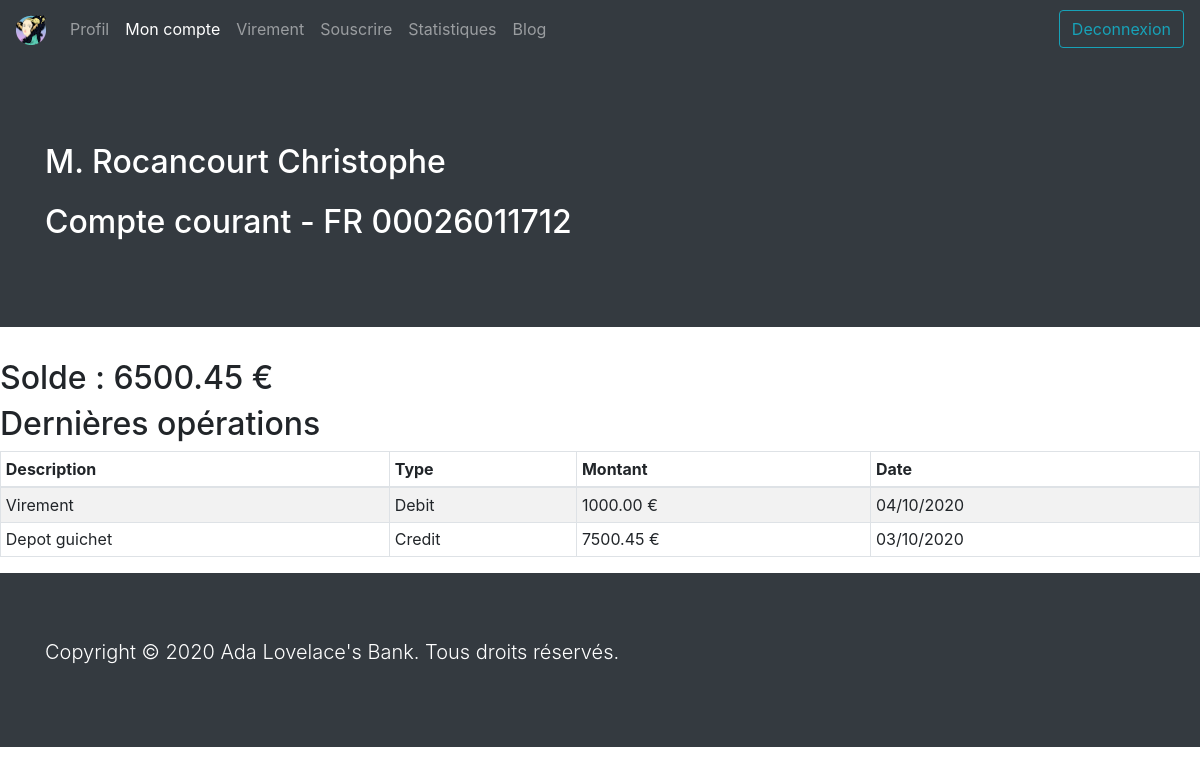
The page /account.php?account=2 (signed in) on the database its author committed.
### tables this page shows
CREATE TABLE alb_accounts (
		a_id TINYINT UNSIGNED NOT NULL AUTO_INCREMENT UNIQUE,
		a_user_id INT UNSIGNED NOT NULL,
		a_number VARCHAR(35) NOT NULL UNIQUE,
		a_type VARCHAR(30) NOT NULL,
		a_balance DECIMAL(11,2) NOT NULL,
		a_creation_date DATE NOT NULL,
		a_close_date DATE,
		PRIMARY KEY (a_id),
		CONSTRAINT fk_user_id
			FOREIGN KEY (a_user_id)
			REFERENCES alb_users(u_id)
	);

CREATE TABLE alb_transactions (
		t_id INT UNSIGNED NOT NULL AUTO_INCREMENT UNIQUE,
		t_account_id TINYINT UNSIGNED NOT NULL,
		t_description VARCHAR(50) NOT NULL,
		t_type VARCHAR(10) NOT NULL,
		t_amount DECIMAL(11,2) NOT NULL,
		t_date DATE NOT NULL,
		PRIMARY KEY (t_id),
		CONSTRAINT fk_account_id
			FOREIGN KEY (t_account_id)
			REFERENCES alb_accounts(a_id)
	);

### account.php (called while the page is built, shortened)
<?php
if(isset($_GET['account']) && !empty($_GET['account'])) {
  $accountId = htmlspecialchars($_GET['account']);
  require "model/accountModel.php";
  require "model/transactionModel.php";
  $db = dbConnect();
  $account = getAccount($db, $accountId);
  $transact = getTransact($db, $accountId);
}
$uName =($_SESSION['uName']);
$cnxState = 'Deconnexion';
$title = $account['a_type'] . " - " . $account['a_number'];
include "view/template/header.php";
require "view/accountView.php";
include "view/template/footer.php";

### model/accountModel.php (called while the page is built, shortened)
<?php
function getAccount($db, $accountId) {
    $query = $db->prepare("SELECT * FROM alb_accounts WHERE a_id = :accountId");
    $query->execute(["accountId" => $accountId]);
    return $query->fetch(PDO::FETCH_ASSOC);
}

### model/transactionModel.php (called while the page is built, shortened)
<?php
function getTransact($db, $accountId) {
    $query = $db->prepare("SELECT * FROM alb_transactions WHERE t_account_id = :accountId ORDER BY t_id DESC");
    $query->execute(["accountId" => $accountId]);
    return $query->fetchall(PDO::FETCH_ASSOC);
}

### view/accountView.php (the view)
<main class="table-responsive">
<h2>Solde : <?= $account['a_balance'] ?> €</h2>
<h2>Dernières opérations</h2>
<table class="table table-striped table-bordered table-sm">
    <thead>
    <tr>
        <th class="th-sm">Description</th>
        <th class="th-sm">Type</th>
        <th class="th-sm">Montant</th>
        <th class="th-sm">Date</th>
    </tr>
    </thead>
    <tbody>
    <?php foreach ($transact as $key => $value) { ?>
        <tr>
        <td><?= $value['t_description'] ?></td>
        <td><?= $value['t_type'] ?></td>
        <td><?= $value['t_amount'] ?> €</td>
        <td><?= date_format(date_create($value['t_date']),"d/m/Y") ?></td>
        </tr>
    <?php } ?>
    </tbody>
</table>
</main>

### view/template/header.php (shortened to what this page needs)
<!doctype html>
<html class="no-js" lang="fr">
<head>
  <link rel="stylesheet" href="https://stackpath.bootstrapcdn.com/bootstrap/4.5.2/css/bootstrap.min.css">
  <link rel="stylesheet" href="public/css/normalize.css">
  <link rel="stylesheet" href="public/css/main.css">
</head>
<body>
  <nav class="navbar navbar-expand-lg navbar-dark bg-dark">
    <a class="navbar-brand" href="index.php"><img src="public/img/ADA.png" width="30" height="30" alt=""></a>
    <div class="collapse navbar-collapse" id="navbarNavAltMarkup">
      <ul class="navbar-nav mr-auto">
        <li><a class="nav-link" href="profil.php">Profil</a></li>
        <li><a class="nav-link active" href="index.php">Mon compte<span class="sr-only">(current)</span></a></li>
        <li><a class="nav-link" href="virements.php">Virement</a></li>
        <li><a class="nav-link" href="souscrire.php">Souscrire</a></li>
        <li><a class="nav-link" href="statistiques.php">Statistiques</a></li>
        <li><a class="nav-link" href="blog.php">Blog</a></li>
      </ul>
      <form action="disconnect.php" class="form-inline">
        <button class="btn btn-outline-info my-2 my-sm-0" type="submit"><?= $cnxState ?></button>
      </form>
    </div>
  </nav>
  <header class="jumbotron jumbotron-fluid text-white bg-dark">
    <div class="container">
      <h1><?php echo $uName ?></h1>
      <h1><?php echo $title ?></h1>
    </div>
  </header>

### view/template/footer.php (shortened to what this page needs)
  <footer class="jumbotron jumbotron-fluid text-white bg-dark mb-0">
    <div class="container">
      <p class="lead">Copyright © 2020 Ada Lovelace's Bank. Tous droits réservés.</p>
    </div>
  </footer>
</body>
</html>

### public/css/main.css (style rules this page uses)
html { color: #222; font-size: 1em; line-height: 1.4; }
audio, canvas, iframe, img, svg, video { vertical-align: middle; }

### rows shown on the page
alb_accounts: title "Compte courant - FR 00026011712", a_balance "6500.45"
alb_transactions: t_description "Virement", t_type "Debit", t_amount "1000.00", t_date "04/10/2020"
alb_transactions: t_description "Depot guichet", t_type "Credit", t_amount "7500.45", t_date "03/10/2020"

### other values the page prints
$cnxState "Deconnexion"
$uName "M. Rocancourt Christophe"
